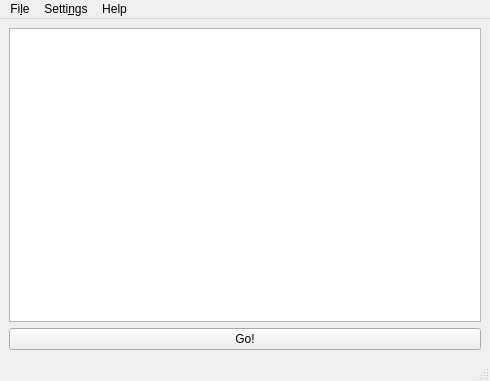
<?xml version="1.0" encoding="UTF-8"?>
<ui version="4.0">
 <class>MainWindow</class>
 <widget class="QMainWindow" name="MainWindow">
  <property name="geometry">
   <rect>
    <x>0</x>
    <y>0</y>
    <width>490</width>
    <height>381</height>
   </rect>
  </property>
  <property name="windowTitle">
   <string>ROMClient v04-00 - VCS Game Dumping Utility</string>
  </property>
  <widget class="QWidget" name="centralwidget">
   <layout class="QVBoxLayout" name="verticalLayout">
    <item>
     <widget class="QTextEdit" name="messageLog">
      <property name="enabled">
       <bool>true</bool>
      </property>
      <property name="readOnly">
       <bool>true</bool>
      </property>
     </widget>
    </item>
    <item>
     <widget class="QPushButton" name="pushButtonGo">
      <property name="text">
       <string>Go!</string>
      </property>
     </widget>
    </item>
   </layout>
  </widget>
  <widget class="QMenuBar" name="menubar">
   <property name="geometry">
    <rect>
     <x>0</x>
     <y>0</y>
     <width>490</width>
     <height>29</height>
    </rect>
   </property>
   <widget class="QMenu" name="menuFile">
    <property name="title">
     <string>Fi&amp;le</string>
    </property>
    <addaction name="actionSave"/>
    <addaction name="actionExit"/>
   </widget>
   <widget class="QMenu" name="menuSettings">
    <property name="title">
     <string>Setti&amp;ngs</string>
    </property>
    <widget class="QMenu" name="menuBankswitching">
     <property name="title">
      <string>&amp;Bankswitching</string>
     </property>
     <addaction name="actionNone"/>
     <addaction name="actionF8_8KB"/>
    </widget>
    <widget class="QMenu" name="menuSerial_Port">
     <property name="title">
      <string>&amp;Serial Port</string>
     </property>
     <addaction name="actionCOM1"/>
     <addaction name="actionCOM2"/>
    </widget>
    <addaction name="menuBankswitching"/>
    <addaction name="menuSerial_Port"/>
   </widget>
   <widget class="QMenu" name="menuHelp">
    <property name="title">
     <string>Help</string>
    </property>
    <addaction name="actionAbout"/>
   </widget>
   <addaction name="menuFile"/>
   <addaction name="menuSettings"/>
   <addaction name="menuHelp"/>
  </widget>
  <widget class="QStatusBar" name="statusbar"/>
  <action name="actionSave">
   <property name="text">
    <string>&amp;Save</string>
   </property>
  </action>
  <action name="actionExit">
   <property name="text">
    <string>&amp;Exit</string>
   </property>
  </action>
  <action name="actionNone">
   <property name="text">
    <string>&amp;None</string>
   </property>
  </action>
  <action name="actionF8_8KB">
   <property name="text">
    <string>&amp;F8 (8KB)</string>
   </property>
  </action>
  <action name="actionCOM1">
   <property name="text">
    <string>&amp;COM1</string>
   </property>
  </action>
  <action name="actionCOM2">
   <property name="text">
    <string>C&amp;OM2</string>
   </property>
  </action>
  <action name="actionAbout">
   <property name="text">
    <string>&amp;About</string>
   </property>
  </action>
 </widget>
 <resources/>
 <connections/>
</ui>
